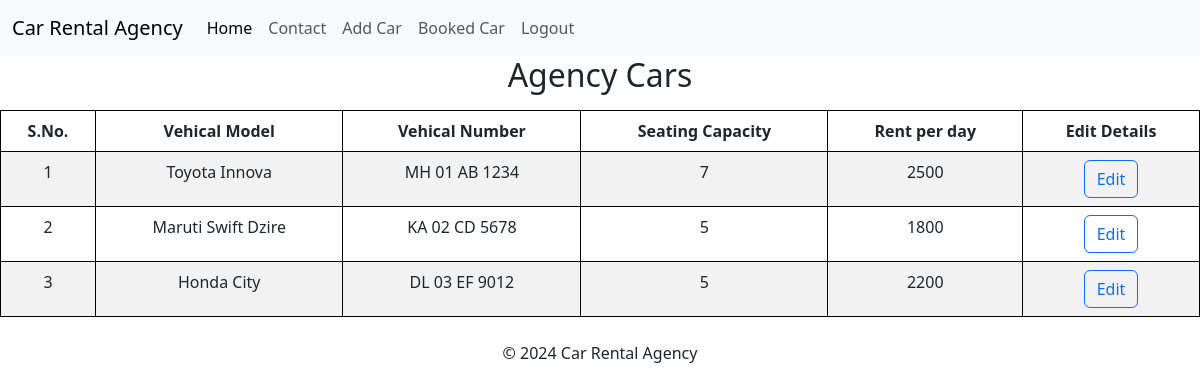
/agency/dashboard.php (signed in), run on the app's committed database.
### tables this page shows
CREATE TABLE `vehical_table` (
  `vehicle_id` int(11) NOT NULL,
  `agency_id` int(11) DEFAULT NULL,
  `v_model` varchar(600) DEFAULT NULL,
  `v_number` varchar(600) DEFAULT NULL,
  `v_seat` int(11) DEFAULT NULL,
  `v_rent` int(11) DEFAULT NULL
);

### agency/dashboard.php (the view, shortened to what this page needs)
<!DOCTYPE html>
<html lang="en">
<head>
    <link href="https://cdn.jsdelivr.net/npm/bootstrap@5.3.0-alpha1/dist/css/bootstrap.min.css" rel="stylesheet">
</head>
<body>
    <?php
    require("nav.php");
    ?>
<h2 class="text-center mb-3 mb-3">Agency Cars</h2>
    <table class="table table-bordered border-secondary text-center border-black table-striped table-hover">
        <thead>
            <tr>
                <th>S.No.</th>
                <th>Vehical Model</th>
                <th>Vehical Number</th>
                <th>Seating Capacity</th>
                <th>Rent per day</th>
                <th>Edit Details</th>
            </tr>
        </thead>
        <tbody>
            <?php
            require('../config.php');
    $agency_id = $_SESSION['agency_id'];
            $sql = "SELECT * FROM vehical_table WHERE agency_id='$agency_id'";
    $result = mysqli_query($conn, $sql);
    $i = 1;
    while ($row = mysqli_fetch_assoc($result)) {
        echo "<tr>";
        echo "<td>" . $i . "</td>";
        echo "<td>" . $row['v_model'] . "</td>";
        echo "<td>" . $row['v_number'] . "</td>";
        echo "<td>" . $row['v_seat'] . "</td>";
        echo "<td>" . $row['v_rent'] . "</td>";
        echo "<td><a href='edit_vehicle.php?id=" . $row['vehicle_id'] . "' class='btn btn-outline-primary'>Edit</a></td>";
        echo "</tr>";
        $i++;
    }
    echo "</table>";
    ?>
    <footer>
    <div class="container mt-4">
            <div class="row">
                <div class="col-md-12 text-center">
                    <p>&copy; 2024 Car Rental Agency</p>
                </div>
            </div>
        </div>
    </footer>
</body>
</html>

### data on the page
vehical_table: v_model "Toyota Innova", v_number "MH 01 AB 1234", v_seat "7", v_rent "2500"
vehical_table: v_model "Maruti Swift Dzire", v_number "KA 02 CD 5678", v_seat "5", v_rent "1800"
vehical_table: v_model "Honda City", v_number "DL 03 EF 9012", v_seat "5", v_rent "2200"
